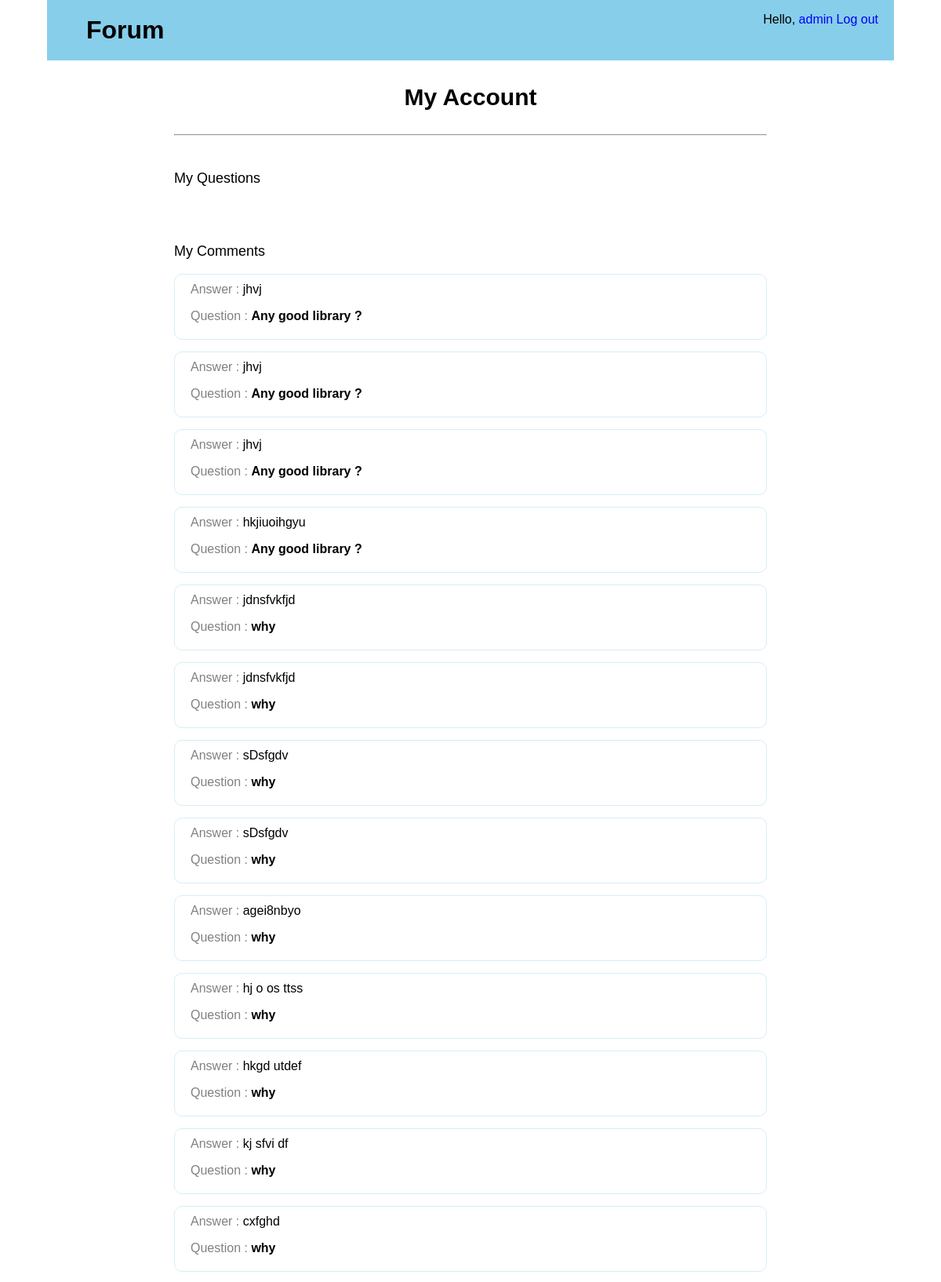
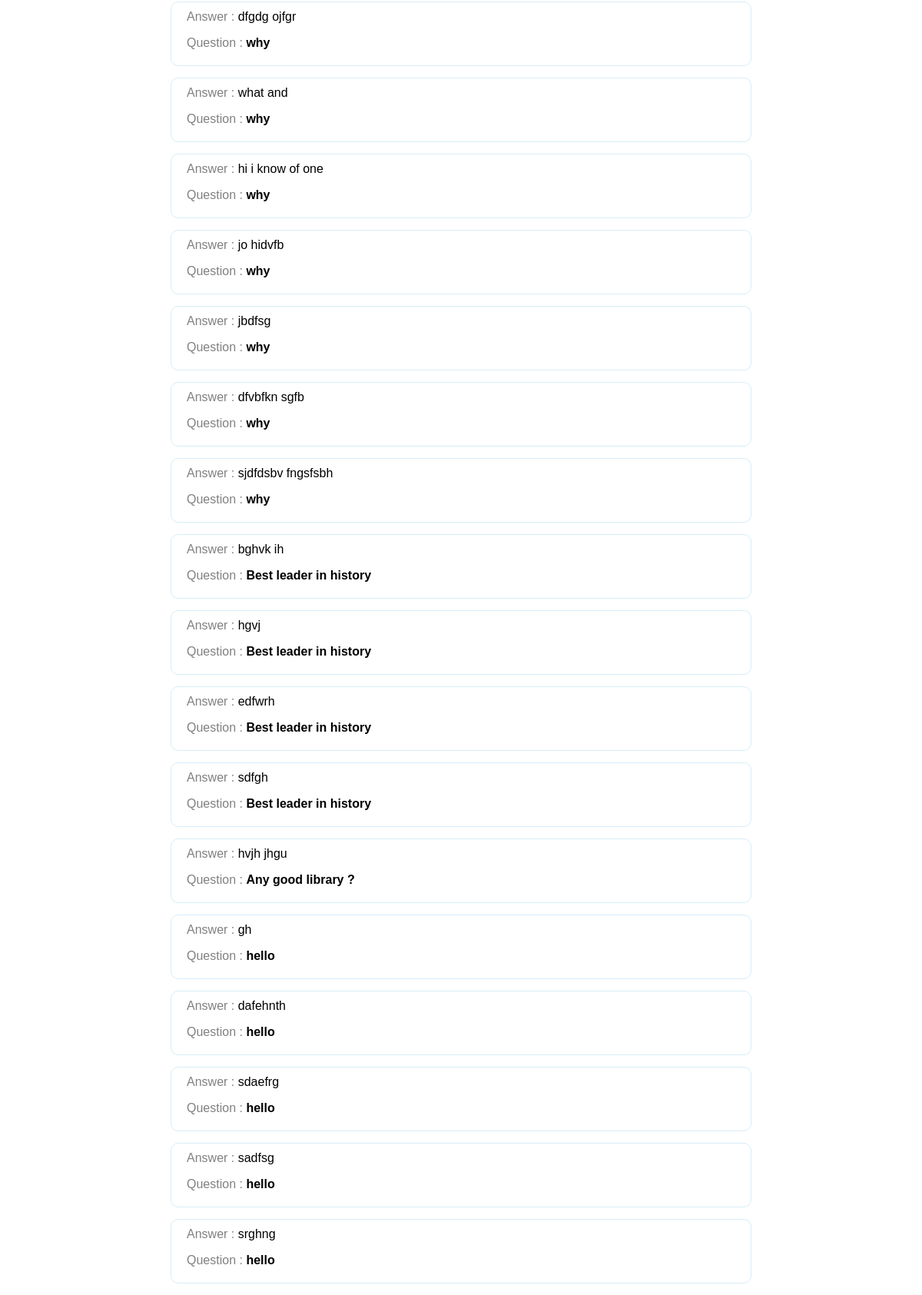
The page /forum/account (signed in) on the database its author committed (2 pictures, top to bottom).
### forum/models.py (models this page shows, shortened)
class Comment(models.Model):
    comment_text = models.CharField(max_length = 1000)
    pub_date = models.DateTimeField(auto_now_add = True)
    owner = models.ForeignKey(User, on_delete=models.CASCADE)
    question = models.ForeignKey(Question, on_delete=models.CASCADE)

class Question(models.Model):
    question_text = models.CharField(max_length = 200)
    pub_date = models.DateTimeField(auto_now_add = True)
    owner = models.ForeignKey(User, on_delete=models.CASCADE)
    def __str__(self):
        return self.question_text

### forum/views.py (the view)
# urls.py: path('account', views.account, name = 'account'),
def account(request):
    all_questions = Question.objects.all()
    user = request.user
    myQuestions = Question.objects.filter(owner = user)
    myComments = Comment.objects.filter(owner = user)
    context = {'all_questions' : all_questions, 'myQuestions' : myQuestions, 'myComments' : myComments}
    return render(request, 'forum/myaccount.html', context)

### forum/templates/forum/myaccount.html (shortened to what this page needs)
{% extends 'forum/base.html' %}
{% block content %}
{% load humanize %}
<div style="font-size: 30px; margin: 30px auto; font-weight: 600; display:flex; align-items: center;
  justify-content: center;">
  <div style="display: flex-item; ">
    My Account
  </div>
</div>
<hr>
<br>
<p style="font-size: 18px;">My Questions</p>
<br>
<br>
<p style="font-size: 18px;">My Comments</p>
{% if myComments %}
{% for c in myComments %}
<div class="post">
  <div>
    <span style="color:grey;"> Answer : </span>
     <span>{{ c.comment_text }}</span>
  </div>
  <p> <span style="color:grey;"> Question : </span>
    <a href="question/{{ c.question.id }}/" style="color: black">
      <b> {{ c.question }} </b>
    </a>
  </p>
</div>
{% empty %}
<p>You have not answered any Question yet.</p>
{% endfor %}
{% endif %}
{% endblock content %}

### forum/templates/forum/base.html (shortened to what this page needs)
{% load static %}
<!DOCTYPE html>
<html lang="en" dir="ltr">
<head>
  <link rel="stylesheet" href="https://cdnjs.cloudflare.com/ajax/libs/font-awesome/4.7.0/css/font-awesome.min.css">
  <link rel="stylesheet" href="{% static 'forum/css/main.css' %}">
</head>
<body>
  <p style="float:right; margin-right:20px; color:black;">
    {% if user.is_authenticated %}
    Hello, <a href="{% url 'forum:account' %}" style="color:blue;"> {{ user.username }} </a>
    <a href="{% url 'users:logout' %}"> Log out </a>
    {% else %}
    <a href="{% url 'users:register' %}"> Register </a>
    -
    <a href="{% url 'users:login' %}"> Log In </a>
    {% endif %}
  </p>
  <div class="home">
    <h1 ><a href="{% url 'forum:index' %}" class="" style="color: black">Forum</a></h1>
  </div>
  <div class="container">
    {% block content %} {% endblock content %}
  </div>
</body>
</html>

### forum/templates/forum/base.html (style rules this page uses)
body { margin: 0 auto; width: 90%; font-family: Arial, Helvetica, sans-serif; }
.home, a { text-decoration: none; }
.container { margin: 0 auto; width: 70%; }
h1 { margin: 0; background-color: skyblue; padding: 20px 50px; }
.post { padding: 4px 20px; margin: 15px 0; border-radius: 10px; border: 1px solid #d7edf7; padding-top: 10px; }

### rows shown on the page
Comment: comment_text "jhvj", question "Any good library ?"
Comment: comment_text "jhvj", question "Any good library ?"
Comment: comment_text "jhvj", question "Any good library ?"
Comment: comment_text "hkjiuoihgyu", question "Any good library ?"
Comment: comment_text "jdnsfvkfjd", question "why"
Comment: comment_text "jdnsfvkfjd", question "why"
Comment: comment_text "sDsfgdv", question "why"
Comment: comment_text "sDsfgdv", question "why"
Comment: comment_text "agei8nbyo", question "why"
Comment: comment_text "hj o os ttss", question "why"
Comment: comment_text "hkgd utdef", question "why"
Comment: comment_text "kj sfvi df", question "why"
Comment: comment_text "cxfghd", question "why"
Comment: comment_text "dfgdg ojfgr", question "why"
Comment: comment_text "what and", question "why"
Comment: comment_text "hi i know of one", question "why"
Comment: comment_text "jo hidvfb", question "why"
Comment: comment_text "jbdfsg", question "why"
Comment: comment_text "dfvbfkn sgfb", question "why"
Comment: comment_text "sjdfdsbv fngsfsbh", question "why"
Comment: comment_text "bghvk ih", question "Best leader in history"
Comment: comment_text "hgvj", question "Best leader in history"
Comment: comment_text "edfwrh", question "Best leader in history"
Comment: comment_text "sdfgh", question "Best leader in history"
Comment: comment_text "hvjh jhgu", question "Any good library ?"
Comment: comment_text "gh", question "hello"
Comment: comment_text "dafehnth", question "hello"
Comment: comment_text "sdaefrg", question "hello"
Comment: comment_text "sadfsg", question "hello"
Comment: comment_text "srghng", question "hello"

### other values the page prints
{{ user.username }} "admin"
